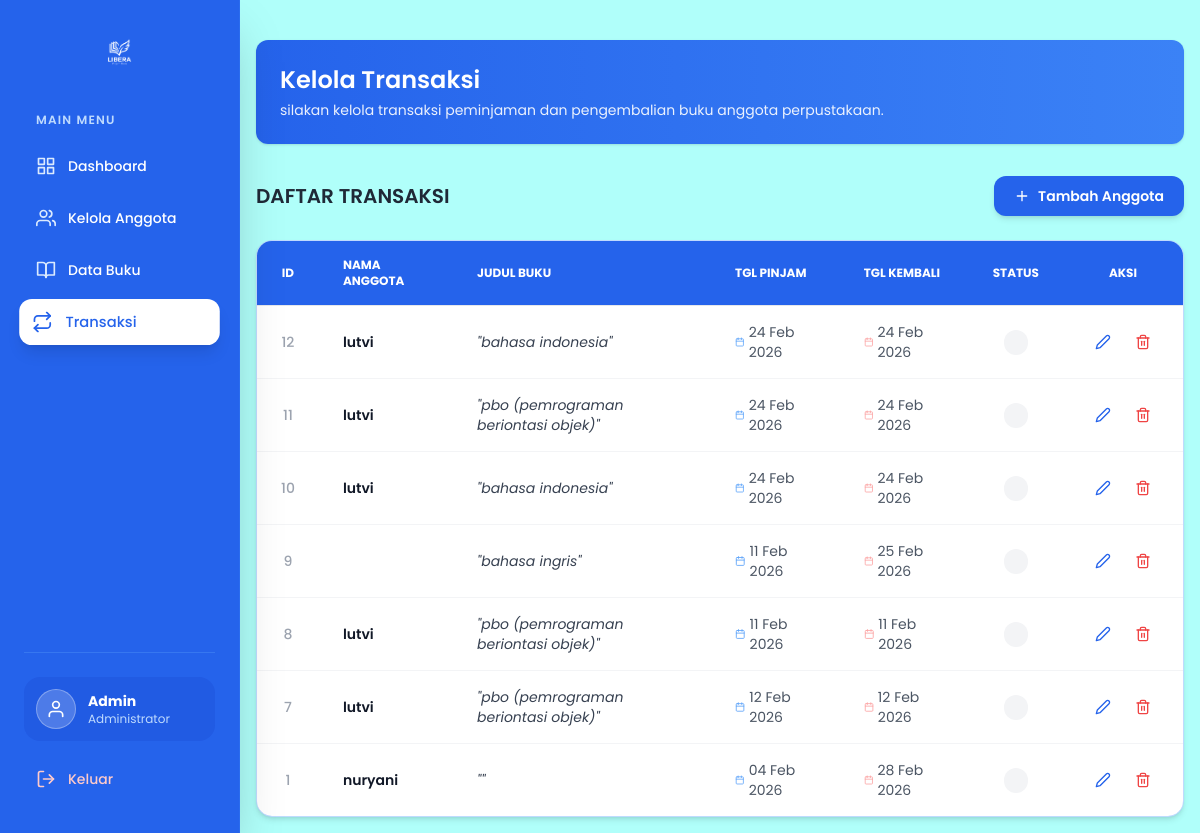
Before: /Libera/admin/transaksi.php with the older database file.
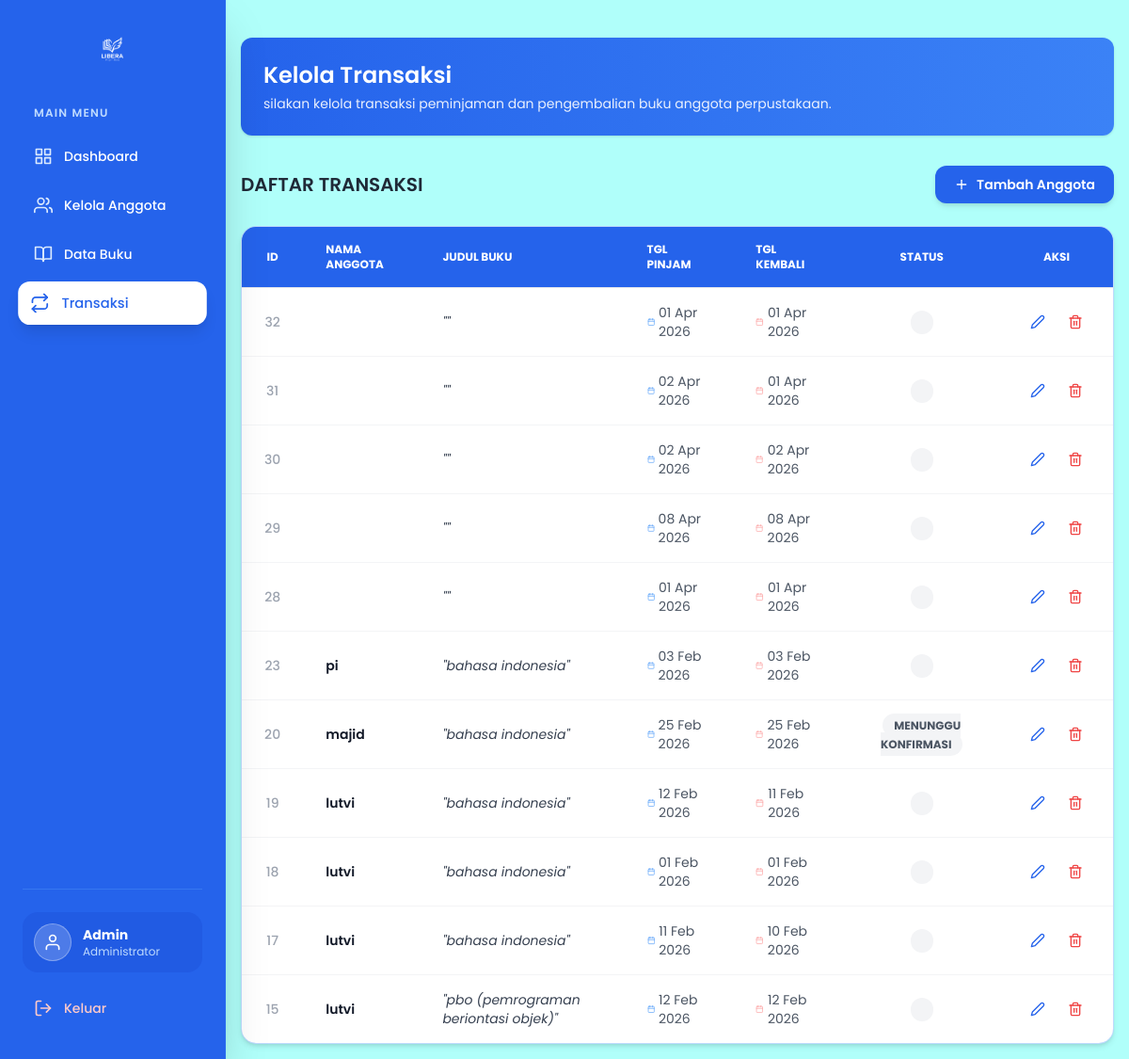
After: the same page with the newer database file.
### tables this page shows
CREATE TABLE `transaksi` (
  `id_transaksi` int(11) NOT NULL,
  `id_anggota` int(11) DEFAULT NULL,
  `id_users` int(11) NOT NULL,
  `nama` varchar(100) NOT NULL,
  `judul_buku` varchar(255) NOT NULL,
  `tanggal_pinjam` date NOT NULL,
  `tanggal_kembali` date NOT NULL,
  `status` enum('menunggu konfirmasi','disetujui','ditolak') NOT NULL,
  `id_buku` int(11) DEFAULT NULL,
  `total_pinjam` int(11) NOT NULL
);

### Libera/admin/transaksi.php (the view, shortened to what the changed rows need)
<?php
include '../config/koneksi.php';
$query = "SELECT * FROM transaksi ORDER BY id_transaksi DESC";
$result = mysqli_query($koneksi, $query);
?>
<!DOCTYPE html>
<html lang="en">
<head>
    <script src="https://cdn.tailwindcss.com"></script>
</head>
<body class="bg-[#B0FFFA]">
    <main class="ml-60 p-4 min-h-screen">
        <section>
            <div class="mt-6 bg-gradient-to-r from-blue-600 to-blue-500 p-6 rounded-xl shadow text-white">
                <h2 class="text-2xl font-semibold mb-1">
                    Kelola Transaksi
                </h2>
            </div>
            <div class="mt-8 flex justify-between items-center mb-6">
                <h2 class="text-xl font-semibold text-gray-800">DAFTAR TRANSAKSI</h2>
            </div>
            <div class="mt-4 relative overflow-hidden bg-blue-300 shadow-md rounded-2xl border border-blue-200">
                <table class="w-full text-sm text-left text-gray-600">
                    <thead class="text-xs uppercase bg-blue-600 text-white border-b border-gray-200">
                        <tr>
                            <th class="px-6 py-4 font-bold text-center">ID</th>
                            <th class="px-6 py-4 font-bold">Nama Anggota</th>
                            <th class="px-6 py-4 font-bold">Judul Buku</th>
                            <th class="px-6 py-4 font-bold">Tgl Pinjam</th>
                            <th class="px-6 py-4 font-bold">Tgl Kembali</th>
                            <th class="px-6 py-4 font-bold text-center">Status</th>
                            <th class="px-6 py-4 font-bold text-center">Aksi</th>
                        </tr>
                    </thead>
                    <tbody class="divide-y divide-gray-100 bg-white">
                        <?php
                        while ($row = mysqli_fetch_assoc($result)) {
                            $status_class = "";
                            if ($row['status'] == 'dipinjam') {
                                $status_class = "bg-orange-100 text-orange-600";
                            } elseif ($row['status'] == 'kembali') {
                                $status_class = "bg-green-100 text-green-600";
                            } else {
                                $status_class = "bg-gray-100 text-gray-600";
                            }
                            ?>
                            <tr class="hover:bg-blue-50/50 transition-colors">
                                <td class="px-6 py-4 text-center font-medium text-gray-400">
                                    <?php echo $row['id_transaksi']; ?>
                                </td>
                                <td class="px-6 py-4">
                                    <div class="font-semibold text-gray-900">
                                        <?php echo isset($row['nama']) ? $row['nama'] : '-'; ?></div>
                                </td>
                                <td class="px-6 py-4">
                                    <div class="text-gray-700 italic">"<?php echo $row['judul_buku']; ?>"</div>
                                </td>
                                <td class="px-6 py-4">
                                    <span class="flex items-center gap-1">
                                        <i data-feather="calendar" class="w-3 h-3 text-blue-400"></i>
                                        <?php echo date('d M Y', strtotime($row['tanggal_pinjam'])); ?>
                                    </span>
                                </td>
                                <td class="px-6 py-4">
                                    <span class="flex items-center gap-1">
                                        <i data-feather="calendar" class="w-3 h-3 text-red-300"></i>
                                        <?php echo date('d M Y', strtotime($row['tanggal_kembali'])); ?>
                                    </span>
                                </td>
                                <td class="px-6 py-4 text-center">
                                    <span
                                        class="px-3 py-1 rounded-full text-xs font-bold uppercase <?php echo $status_class; ?>">
                                        <?php echo $row['status']; ?>
                                    </span>
                                </td>
                                <td class="px-6 py-4">
                                    <div class="flex items-center justify-center gap-2">
                                        <a href="edit_transaksi.php?id=<?php echo $row['id_buku']; ?>"
                                            class="p-2 text-blue-600 hover:bg-blue-100 rounded-lg transition-all"
                                            title="Edit Transaksi">
                                            <i data-feather="edit-2" class="w-4 h-4"></i>
                                        </a>
                                        <a href="../aksi/aksi_hapus_transaksi.php?id=<?php echo $row['id_buku']; ?>"
                                            onclick="return confirm('Yakin ingin menghapus data transaksi ini?')"
                                            class="p-2 text-red-500 hover        :bg-red-50 rounded-lg transition-all"
                                            title="Hapus">
                                            <i data-feather="trash-2" class="w-4 h-4"></i>
                                        </a>
                                    </div>
                                </td>
                            </tr>
                            <?php
                        }
                        ?>
                    </tbody>
                </table>
            </div>
        </section>
    </main>
</body>
</html>

Changed rows visible on the page:
removed transaksi: id_transaksi "12", nama "lutvi", judul_buku "bahasa indonesia", tanggal_pinjam "24 Feb 2026", tanggal_kembali "24 Feb 2026"
removed transaksi: id_transaksi "11", nama "lutvi", judul_buku "pbo (pemrograman beriontasi objek)", tanggal_pinjam "24 Feb 2026", tanggal_kembali "24 Feb 2026"
removed transaksi: id_transaksi "10", nama "lutvi", judul_buku "bahasa indonesia", tanggal_pinjam "24 Feb 2026", tanggal_kembali "24 Feb 2026"
removed transaksi: id_transaksi "9", judul_buku "bahasa ingris", tanggal_pinjam "11 Feb 2026", tanggal_kembali "25 Feb 2026"
removed transaksi: id_transaksi "8", nama "lutvi", judul_buku "pbo (pemrograman beriontasi objek)", tanggal_pinjam "11 Feb 2026", tanggal_kembali "11 Feb 2026"
removed transaksi: id_transaksi "7", nama "lutvi", judul_buku "pbo (pemrograman beriontasi objek)", tanggal_pinjam "12 Feb 2026", tanggal_kembali "12 Feb 2026"
removed transaksi: id_transaksi "1", nama "nuryani", tanggal_pinjam "04 Feb 2026", tanggal_kembali "28 Feb 2026"
added transaksi: id_transaksi "32", tanggal_pinjam "01 Apr 2026", tanggal_kembali "01 Apr 2026"
added transaksi: id_transaksi "31", tanggal_pinjam "02 Apr 2026", tanggal_kembali "01 Apr 2026"
added transaksi: id_transaksi "30", tanggal_pinjam "02 Apr 2026", tanggal_kembali "02 Apr 2026"
added transaksi: id_transaksi "29", tanggal_pinjam "08 Apr 2026", tanggal_kembali "08 Apr 2026"
added transaksi: id_transaksi "28", tanggal_pinjam "01 Apr 2026", tanggal_kembali "01 Apr 2026"
added transaksi: id_transaksi "23", nama "pi", judul_buku "bahasa indonesia", tanggal_pinjam "03 Feb 2026", tanggal_kembali "03 Feb 2026"
added transaksi: id_transaksi "20", nama "majid", judul_buku "bahasa indonesia", tanggal_pinjam "25 Feb 2026", tanggal_kembali "25 Feb 2026", status "MENUNGGU KONFIRMASI"
added transaksi: id_transaksi "19", nama "lutvi", judul_buku "bahasa indonesia", tanggal_pinjam "12 Feb 2026", tanggal_kembali "11 Feb 2026"
added transaksi: id_transaksi "18", nama "lutvi", judul_buku "bahasa indonesia", tanggal_pinjam "01 Feb 2026", tanggal_kembali "01 Feb 2026"
added transaksi: id_transaksi "17", nama "lutvi", judul_buku "bahasa indonesia", tanggal_pinjam "11 Feb 2026", tanggal_kembali "10 Feb 2026"
added transaksi: id_transaksi "15", nama "lutvi", judul_buku "pbo (pemrograman beriontasi objek)", tanggal_pinjam "12 Feb 2026", tanggal_kembali "12 Feb 2026"
